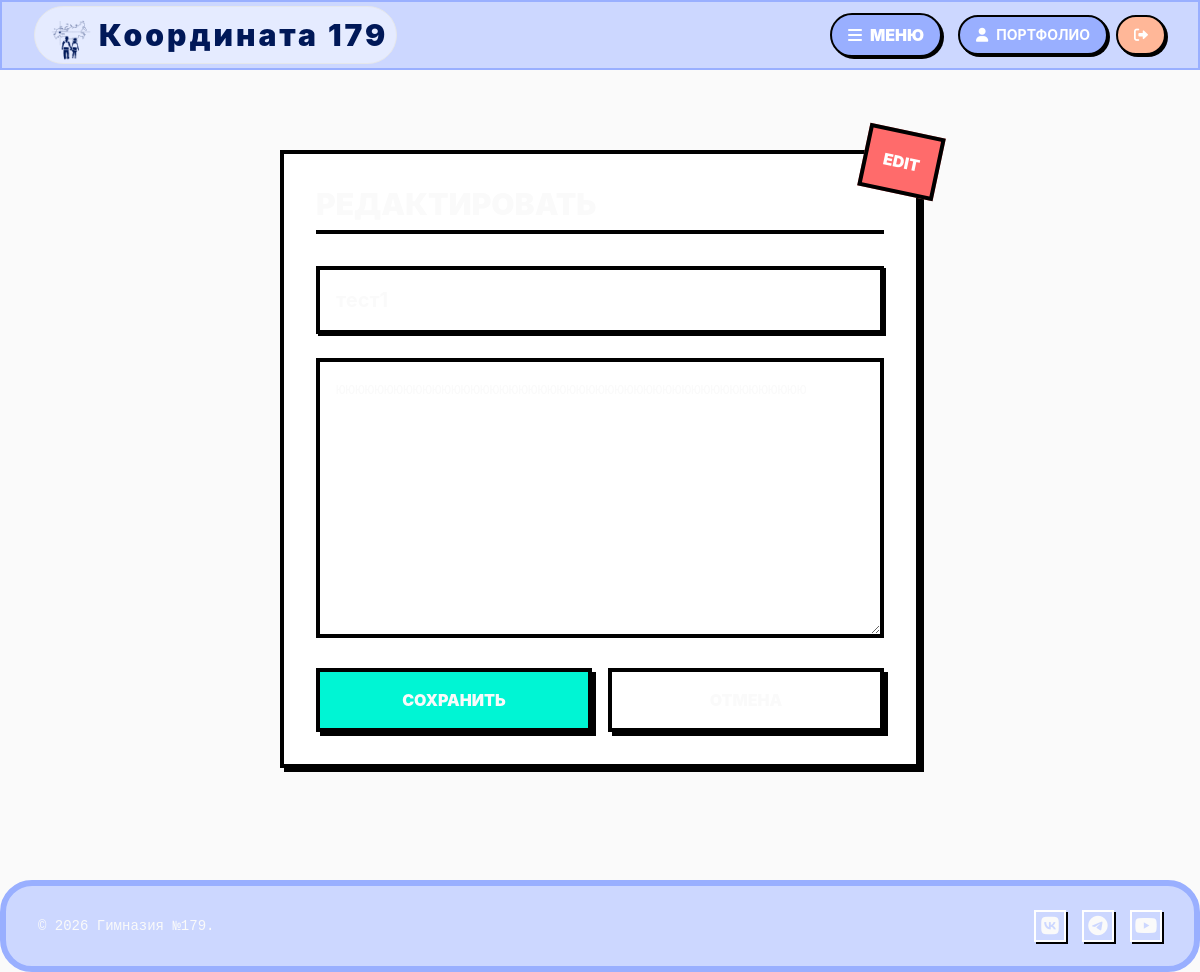
Page /admin/news/edit/11 (signed in) on the committed database.
### app.py (models this page shows)
class News(db.Model):
    id = db.Column(db.Integer, primary_key=True)
    title = db.Column(db.String(200), nullable=False)
    content = db.Column(db.Text, nullable=False)
    publish_date = db.Column(db.DateTime, default=datetime.datetime.now())
    author_id = db.Column(db.Integer, db.ForeignKey('user.id'))
    author = db.relationship('User')

### app.py (the view)
@app.route('/admin/news/edit/<int:news_id>', methods=['GET', 'POST'])
def edit_news(news_id):
    if not session.get('logged_in') or session.get('role') != 'admin':
        return redirect(url_for('login'))
    news = News.query.get_or_404(news_id)
    if request.method == 'POST':
        news.title = request.form['title']
        news.content = request.form['content']
        db.session.commit()
        flash('Новость обновлена', 'success')
        return redirect(url_for('admin_news'))
    return render_template('edit_news.html', news=news)

### app.py (called while the page is built)
@app.context_processor
def inject_news():
    latest_news = News.query.order_by(News.publish_date.desc()).limit(10).all()
    return dict(marquee_news=latest_news)

### templates/edit_news.html (shortened to what this page needs)
{% extends "base.html" %}
{% block content %}
<div class="max-w-2xl mx-auto py-12 px-4">
    <div class="bg-white border-4 border-black p-8 shadow-hard relative">
        <div class="absolute -top-6 -right-6 bg-neo-pink text-white p-4 border-4 border-black transform rotate-12 font-black">EDIT</div>
        <h2 class="text-3xl font-black uppercase mb-8 border-b-4 border-black pb-2">Редактировать</h2>
        <form method="POST" class="space-y-6">
            <input type="text" name="title" value="{{ news.title }}" required class="w-full border-4 border-black p-4 font-bold text-xl focus:bg-neo-yellow outline-none shadow-hard-hover">
            <textarea name="content" rows="10" required class="w-full border-4 border-black p-4 font-mono focus:bg-neo-yellow outline-none">{{ news.content }}</textarea>
            <div class="flex gap-4">
                <button type="submit" class="flex-1 bg-neo-green border-4 border-black py-4 font-black uppercase shadow-hard hover:shadow-none transition-all">Сохранить</button>
                <a href="{{ url_for('admin_news') }}" class="flex-1 bg-white border-4 border-black py-4 font-black uppercase text-center shadow-hard hover:shadow-none transition-all">Отмена</a>
            </div>
        </form>
    </div>
</div>
{% endblock %}

### templates/base.html (style rules this page uses)
body { font-family: 'Inter', sans-serif; background-color: #fafafa; color: #fafafa; min-height: 100vh; display: flex; flex-direction: column; }

### rows in the picture
News: title "тест1", content "ююююююююююююююююююююююююююююююююююююююююююююююююю"
